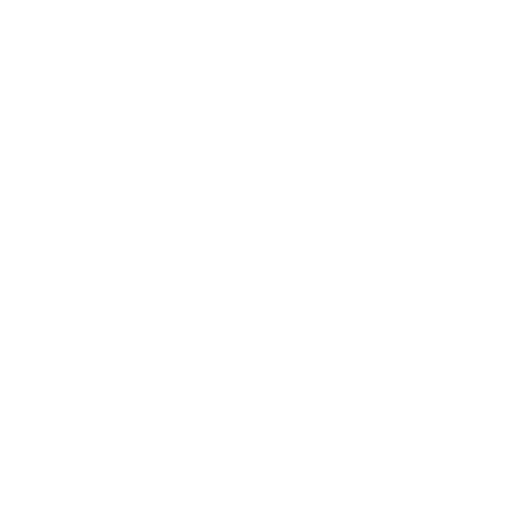
Frame 1 (no input)
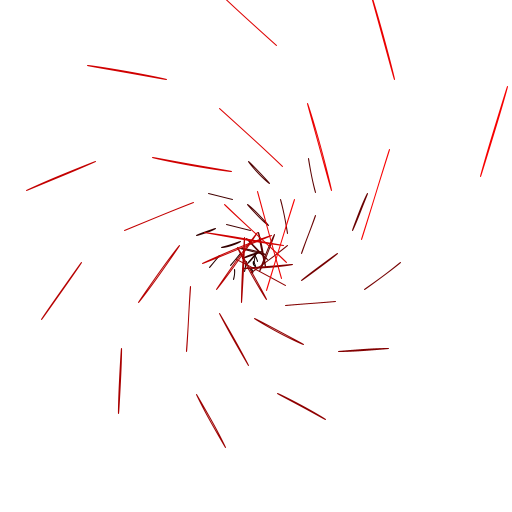
Frame 60 (the mouse pressed at the canvas centre just before this capture)
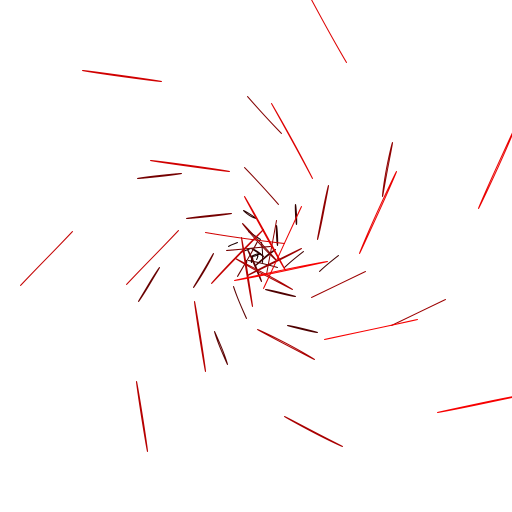
Frame 120 (the mouse held since frame 60 and released just before this capture)

The Processing sketch that drew these frames (run headless with seeded random() and noise(); from frame 60 on, the mouse is pressed at the canvas centre):

// Processing sketch: processing_113169
// ── processing_113169.pde

float time = 0; /* This is going to function as a clock. We'll update it with a value every time a frame gets drawn*/
 
void setup() {
size(512,512);/* setup the size */
frameRate(25);/* This sets the current frameRate */
}
 
void draw() {/* this does the drawing once per frame */
  background(255); /* clear the screen with white */
  translate((width*0.5)+tan(time),(height*0.5)+(1/tan(time))); /* translate all the drawing to the middle of the screen */
  noFill(); /*stop the computer filling in shapes*/
  time=time+0.01; /* update the value in the variable 'time'. This means that we add 1 to 'time' every frame */
  //background(abs(sin(time))*255);
  for (int i = 0;i < 20; i++) { /* this for loop organises the drawing. It will do the drawing 20 times (between 0 and 19)  */
  rotate(sin(time)); /* rotate the coordinate system a bit */
  stroke(13*i,0,0);//extra;decent blue : stroke(10*i,12*i,13*i); 3 colors : stroke(10*tan(i)*i,12*sin(i)*i,13*sin(i)*i);
  //stroke(10*tan(i)*i,12*sin(i)*i,13*cos(i)*i); gives 4 colours;original :13*i,13*i,13*i.using 2 and setting the third to 0,using 1,or 
  //placing a trigonometric function in one (donot know about two.),while keeping the others the same.
  ellipse(i,i,i*5,cos(i*5));//ellipse in place of rect
  ellipse(5*i,5*i,i*5,sin(i*5));//extra line
  ellipse(10*(i),10*(i),i*5,sin(i*5));//this line is extra.sin in place of cos
  /* this is the actual drawing.
  This says 'Draw a line, starting from i,i (x and y location), and being of size i*5 in both width and depth
  because it's in a for loop, it gets 'called' (used) 20 times, with a different value for 'i' each time */
  
  }
}
